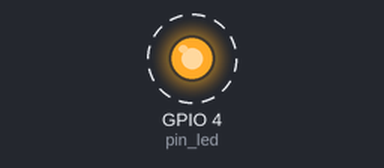
The sketch below on a simulated ESP8266 (NodeMCU). Shown: output pins drawn as LEDs (lit = HIGH). Dashed ring = blinking. At 10.5 s the program puts the board to deep sleep or switches it off; the recording ends there.

Above: at 0.7 s.
Timing chart, 0 to 3.5 s (numbered marks = the images above):
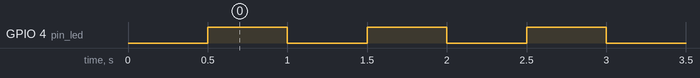

Measured:
- by itself, GPIO 4 (pin_led): alternates HIGH for 0.50 s and LOW for 0.50 s

The sketch:

esp_soil_rest.ino
```cpp
//const int pin_clk = 4;
#define pin_led  4

#define PIN_ENABLE_ESP 13
#define SLEEP_TIME 5*1000*1000
 int FIGURE = 1;

void setup() {
//  pinMode(pin_clk, OUTPUT);
//  pinMode(pin_soil, INPUT);
  Serial.begin(9600);
  pinMode(pin_led,OUTPUT);
  digitalWrite(pin_led,LOW);

  delay(500);

//  analogWriteFreq(30000);
//  analogWrite(pin_clk, 4000);
}

void loop() {
 // val = analogRead(pin_soil);
 // Serial.println(val);

  if(FIGURE == 1){
    int i = 0;
     for( i=0;i<10;i++){
        digitalWrite(pin_led,HIGH);
        delay(500);
        digitalWrite(pin_led,LOW);
        delay(500);
      }
    FIGURE = 0;
   }else{
      ESP.deepSleep(SLEEP_TIME,WAKE_RF_DEFAULT);
      FIGURE = 1;
   }
}
```
